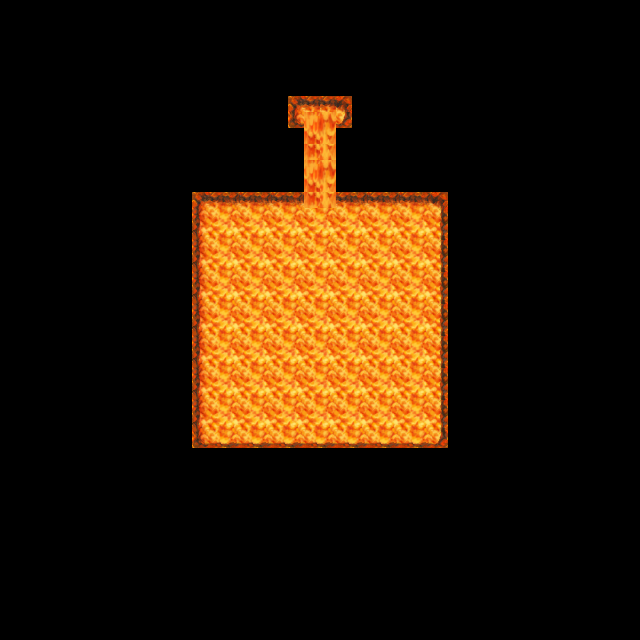

This game map was drawn from its Tiled (.tmx) file and the tilesets committed beside it. A one-line description and the full map source follow:
An orthogonal 40x40 tile map with 16x16 px tiles, 1 tile layer (Tile Layer 1).

<map version="1.10" tiledversion="1.12.2" orientation="orthogonal" renderorder="right-down" width="40" height="40" tilewidth="16" tileheight="16" infinite="0" nextlayerid="2" nextobjectid="1">
 <tileset firstgid="1" source="../tsx/Dungeon_A1.tsx" />
 <layer id="1" name="Tile Layer 1" width="40" height="40">
  <data encoding="csv">
0,0,0,0,0,0,0,0,0,0,0,0,0,0,0,0,0,0,0,0,0,0,0,0,0,0,0,0,0,0,0,0,0,0,0,0,0,0,0,0,
0,0,0,0,0,0,0,0,0,0,0,0,0,0,0,0,0,0,0,0,0,0,0,0,0,0,0,0,0,0,0,0,0,0,0,0,0,0,0,0,
0,0,0,0,0,0,0,0,0,0,0,0,0,0,0,0,0,0,0,0,0,0,0,0,0,0,0,0,0,0,0,0,0,0,0,0,0,0,0,0,
0,0,0,0,0,0,0,0,0,0,0,0,0,0,0,0,0,0,0,0,0,0,0,0,0,0,0,0,0,0,0,0,0,0,0,0,0,0,0,0,
0,0,0,0,0,0,0,0,0,0,0,0,0,0,0,0,0,0,0,0,0,0,0,0,0,0,0,0,0,0,0,0,0,0,0,0,0,0,0,0,
0,0,0,0,0,0,0,0,0,0,0,0,0,0,0,0,0,0,0,0,0,0,0,0,0,0,0,0,0,0,0,0,0,0,0,0,0,0,0,0,
0,0,0,0,0,0,0,0,0,0,0,0,0,0,0,0,0,0,17,82,82,18,0,0,0,0,0,0,0,0,0,0,0,0,0,0,0,0,0,0,
0,0,0,0,0,0,0,0,0,0,0,0,0,0,0,0,0,0,49,94,95,50,0,0,0,0,0,0,0,0,0,0,0,0,0,0,0,0,0,0,
0,0,0,0,0,0,0,0,0,0,0,0,0,0,0,0,0,0,0,126,127,0,0,0,0,0,0,0,0,0,0,0,0,0,0,0,0,0,0,0,
0,0,0,0,0,0,0,0,0,0,0,0,0,0,0,0,0,0,0,158,159,0,0,0,0,0,0,0,0,0,0,0,0,0,0,0,0,0,0,0,
0,0,0,0,0,0,0,0,0,0,0,0,0,0,0,0,0,0,0,94,95,0,0,0,0,0,0,0,0,0,0,0,0,0,0,0,0,0,0,0,
0,0,0,0,0,0,0,0,0,0,0,0,0,0,0,0,0,0,0,126,127,0,0,0,0,0,0,0,0,0,0,0,0,0,0,0,0,0,0,0,
0,0,0,0,0,0,0,0,0,0,0,0,81,82,83,82,83,82,83,158,159,82,83,82,83,82,83,84,0,0,0,0,0,0,0,0,0,0,0,0,
0,0,0,0,0,0,0,0,0,0,0,0,113,114,115,114,115,114,115,114,115,114,115,114,115,114,115,116,0,0,0,0,0,0,0,0,0,0,0,0,
0,0,0,0,0,0,0,0,0,0,0,0,145,146,147,146,147,146,147,146,147,146,147,146,147,146,147,148,0,0,0,0,0,0,0,0,0,0,0,0,
0,0,0,0,0,0,0,0,0,0,0,0,113,114,115,114,115,114,115,114,115,114,115,114,115,114,115,116,0,0,0,0,0,0,0,0,0,0,0,0,
0,0,0,0,0,0,0,0,0,0,0,0,145,146,147,146,147,146,147,146,147,146,147,146,147,146,147,148,0,0,0,0,0,0,0,0,0,0,0,0,
0,0,0,0,0,0,0,0,0,0,0,0,113,114,115,114,115,114,115,114,115,114,115,114,115,114,115,116,0,0,0,0,0,0,0,0,0,0,0,0,
0,0,0,0,0,0,0,0,0,0,0,0,145,146,147,146,147,146,147,146,147,146,147,146,147,146,147,148,0,0,0,0,0,0,0,0,0,0,0,0,
0,0,0,0,0,0,0,0,0,0,0,0,113,114,115,114,115,114,115,114,115,114,115,114,115,114,115,116,0,0,0,0,0,0,0,0,0,0,0,0,
0,0,0,0,0,0,0,0,0,0,0,0,145,146,147,146,147,146,147,146,147,146,147,146,147,146,147,148,0,0,0,0,0,0,0,0,0,0,0,0,
0,0,0,0,0,0,0,0,0,0,0,0,113,114,115,114,115,114,115,114,115,114,115,114,115,114,115,116,0,0,0,0,0,0,0,0,0,0,0,0,
0,0,0,0,0,0,0,0,0,0,0,0,145,146,147,146,147,146,147,146,147,146,147,146,147,146,147,148,0,0,0,0,0,0,0,0,0,0,0,0,
0,0,0,0,0,0,0,0,0,0,0,0,113,114,115,114,115,114,115,114,115,114,115,114,115,114,115,116,0,0,0,0,0,0,0,0,0,0,0,0,
0,0,0,0,0,0,0,0,0,0,0,0,145,146,147,146,147,146,147,146,147,146,147,146,147,146,147,148,0,0,0,0,0,0,0,0,0,0,0,0,
0,0,0,0,0,0,0,0,0,0,0,0,113,114,115,114,115,114,115,114,115,114,115,114,115,114,115,116,0,0,0,0,0,0,0,0,0,0,0,0,
0,0,0,0,0,0,0,0,0,0,0,0,145,146,147,146,147,146,147,146,147,146,147,146,147,146,147,148,0,0,0,0,0,0,0,0,0,0,0,0,
0,0,0,0,0,0,0,0,0,0,0,0,177,178,179,178,179,178,179,178,179,178,179,178,179,178,179,180,0,0,0,0,0,0,0,0,0,0,0,0,
0,0,0,0,0,0,0,0,0,0,0,0,0,0,0,0,0,0,0,0,0,0,0,0,0,0,0,0,0,0,0,0,0,0,0,0,0,0,0,0,
0,0,0,0,0,0,0,0,0,0,0,0,0,0,0,0,0,0,0,0,0,0,0,0,0,0,0,0,0,0,0,0,0,0,0,0,0,0,0,0,
0,0,0,0,0,0,0,0,0,0,0,0,0,0,0,0,0,0,0,0,0,0,0,0,0,0,0,0,0,0,0,0,0,0,0,0,0,0,0,0,
0,0,0,0,0,0,0,0,0,0,0,0,0,0,0,0,0,0,0,0,0,0,0,0,0,0,0,0,0,0,0,0,0,0,0,0,0,0,0,0,
0,0,0,0,0,0,0,0,0,0,0,0,0,0,0,0,0,0,0,0,0,0,0,0,0,0,0,0,0,0,0,0,0,0,0,0,0,0,0,0,
0,0,0,0,0,0,0,0,0,0,0,0,0,0,0,0,0,0,0,0,0,0,0,0,0,0,0,0,0,0,0,0,0,0,0,0,0,0,0,0,
0,0,0,0,0,0,0,0,0,0,0,0,0,0,0,0,0,0,0,0,0,0,0,0,0,0,0,0,0,0,0,0,0,0,0,0,0,0,0,0,
0,0,0,0,0,0,0,0,0,0,0,0,0,0,0,0,0,0,0,0,0,0,0,0,0,0,0,0,0,0,0,0,0,0,0,0,0,0,0,0,
0,0,0,0,0,0,0,0,0,0,0,0,0,0,0,0,0,0,0,0,0,0,0,0,0,0,0,0,0,0,0,0,0,0,0,0,0,0,0,0,
0,0,0,0,0,0,0,0,0,0,0,0,0,0,0,0,0,0,0,0,0,0,0,0,0,0,0,0,0,0,0,0,0,0,0,0,0,0,0,0,
0,0,0,0,0,0,0,0,0,0,0,0,0,0,0,0,0,0,0,0,0,0,0,0,0,0,0,0,0,0,0,0,0,0,0,0,0,0,0,0,
0,0,0,0,0,0,0,0,0,0,0,0,0,0,0,0,0,0,0,0,0,0,0,0,0,0,0,0,0,0,0,0,0,0,0,0,0,0,0,0
</data>
 </layer>
</map>
